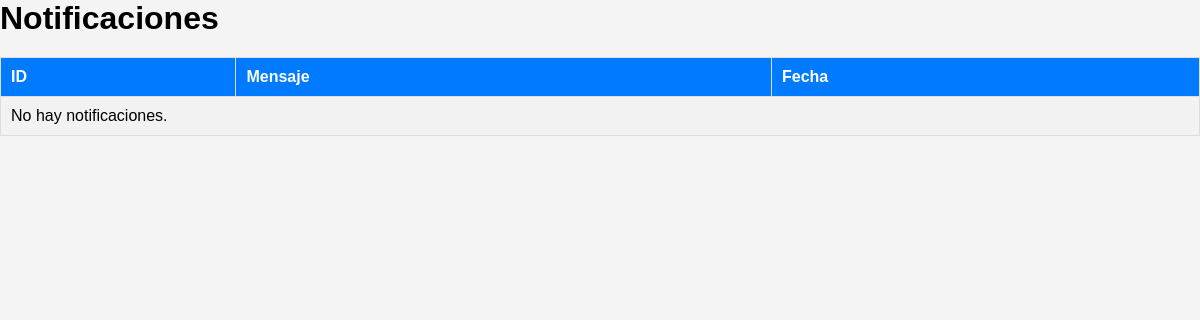
The app's page /notifications.php (signed in), older data.
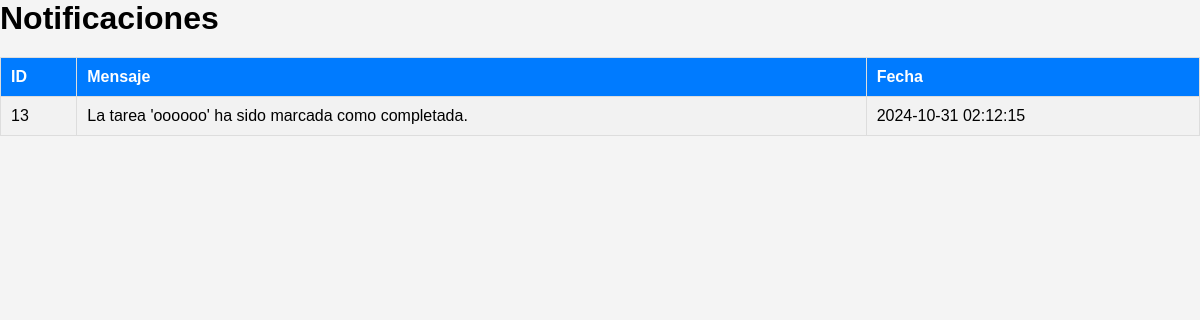
The same page, newer data.
### tables this page shows
CREATE TABLE `notifications` (
  `id` int(11) NOT NULL,
  `user_id` int(11) DEFAULT NULL,
  `message` varchar(255) DEFAULT NULL,
  `is_read` tinyint(1) DEFAULT 0,
  `created_at` timestamp NOT NULL DEFAULT current_timestamp()
);

### notifications.php (the view, shortened to what this page needs)
<?php
include 'db_connection.php';
$admin_id = $_SESSION['user_id'];
$sql = "SELECT * FROM notifications WHERE user_id = ? ORDER BY created_at DESC";
$stmt = $conn->prepare($sql);
$stmt->bind_param("i", $admin_id);
$stmt->execute();
$result = $stmt->get_result();
?>
<!DOCTYPE html>
<html lang="es">
<head>
    <link rel="stylesheet" href="styles/user_home.css">
</head>
<body>
    <h1>Notificaciones</h1>
    <table>
        <tr>
            <th>ID</th>
            <th>Mensaje</th>
            <th>Fecha</th>
        </tr>
        <?php if ($result->num_rows > 0): ?>
            <?php while ($notification = $result->fetch_assoc()): ?>
            <tr>
                <td><?php echo $notification['id']; ?></td>
                <td><?php echo htmlspecialchars($notification['message']); ?></td>
                <td><?php echo htmlspecialchars($notification['created_at']); ?></td>
            </tr>
            <?php endwhile; ?>
        <?php else: ?>
            <tr>
                <td colspan="3">No hay notificaciones.</td>
            </tr>
        <?php endif; ?>
    </table>
</body>
</html>

Row changes from the older to the newer data that the page shows:
added notifications: id "13", message "La tarea 'oooooo' ha sido marcada como completada.", created_at "2024-10-31 02:12:15"
Text that changed along with them:
text no longer shown: "No hay notificaciones."
